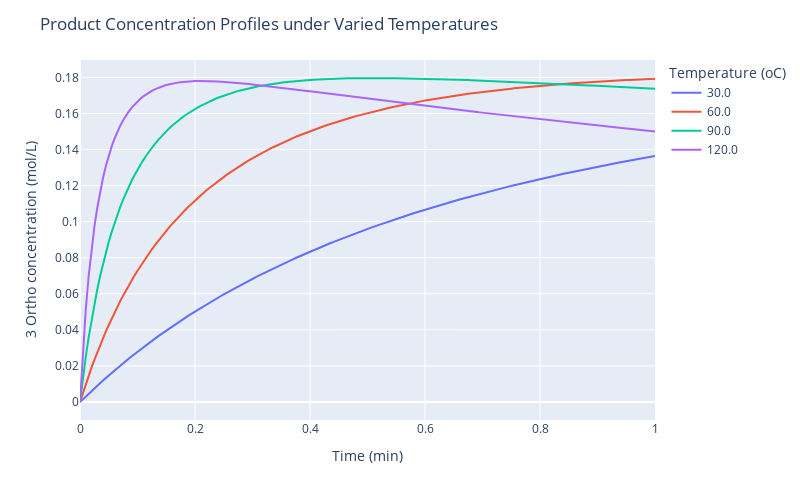

Here is the notebook cell this chart was saved with:
### Code cell
# Target product concentration profiles under varied temperatures
# At a lower temperature, the reaction rate is slow and 1 dfnb is enough for reaction 1 to compete with reaction 3
# At a higher temperature, side reaction 3 can decrease the concentration of ortho 3 after it reaches the highest concentration
operation_params = [
    ({"param": "Temperature"}, [30.0, 60.0, 90.0, 120.0]), # oC
    ({"param": "Residence_Time"}, 1), # min
    ({"param": "Concentration", "stream": "Continuous_Flow", "species": "prld"}, 0.4), # mol/L
]
pyrrolidine_snar.plot_product_profile_with_temperatures(operation_params)

### Figure 1 — Plotly figure (JSON) as saved in the notebook; plotly's stock layout.template omitted (floating-point values rounded to 4 significant figures; data arrays with more than 128 entries replaced by an {"elided": "..."} marker saying what was removed)
{"data": [{"hovertemplate": "Temperature (oC)=30.0<br>Time (min)=%{x}<br>3 Ortho concentration (mol/L)=%{y}<extra></extra>", "legendgroup": "30.0", "line": {"color": "#636efa", "dash": "solid"}, "marker": {"symbol": "circle"}, "mode": "lines", "name": "30.0", "orientation": "v", "showlegend": true, "type": "scatter", "x": {"elided": "201 float values"}, "xaxis": "x", "y": {"elided": "201 float values"}, "yaxis": "y"}, {"hovertemplate": "Temperature (oC)=60.0<br>Time (min)=%{x}<br>3 Ortho concentration (mol/L)=%{y}<extra></extra>", "legendgroup": "60.0", "line": {"color": "#EF553B", "dash": "solid"}, "marker": {"symbol": "circle"}, "mode": "lines", "name": "60.0", "orientation": "v", "showlegend": true, "type": "scatter", "x": {"elided": "201 float values"}, "xaxis": "x", "y": {"elided": "201 float values"}, "yaxis": "y"}, {"hovertemplate": "Temperature (oC)=90.0<br>Time (min)=%{x}<br>3 Ortho concentration (mol/L)=%{y}<extra></extra>", "legendgroup": "90.0", "line": {"color": "#00cc96", "dash": "solid"}, "marker": {"symbol": "circle"}, "mode": "lines", "name": "90.0", "orientation": "v", "showlegend": true, "type": "scatter", "x": {"elided": "201 float values"}, "xaxis": "x", "y": {"elided": "201 float values"}, "yaxis": "y"}, {"hovertemplate": "Temperature (oC)=120.0<br>Time (min)=%{x}<br>3 Ortho concentration (mol/L)=%{y}<extra></extra>", "legendgroup": "120.0", "line": {"color": "#ab63fa", "dash": "solid"}, "marker": {"symbol": "circle"}, "mode": "lines", "name": "120.0", "orientation": "v", "showlegend": true, "type": "scatter", "x": {"elided": "201 float values"}, "xaxis": "x", "y": {"elided": "201 float values"}, "yaxis": "y"}], "layout": {"height": 500, "legend": {"title": {"text": "Temperature (oC)"}, "tracegroupgap": 0}, "margin": {"t": 60}, "title": {"text": "Product Concentration Profiles under Varied Temperatures"}, "width": 800, "xaxis": {"anchor": "y", "domain": [0, 1], "title": {"text": "Time (min)"}}, "yaxis": {"anchor": "x", "domain": [0, 1], "title": {"text": "3 Ortho concentration (mol/L)"}}}}
